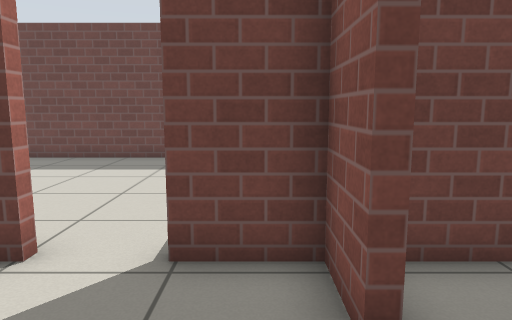
view 1 (above)

18 first-person views from a walk through a world built for the Gazebo simulator. The camera is 0.94 m above the floor, tilts 8° down and sees 70° across. The floor is counted in squares, 0.5 m on a side. Each view is taken from the middle of a square. On the plan, view 1 faces up. The plan holds only what a view shows up to about 18 squares ahead; the rest is blank. The place goes on beyond the plan. Gazebo's built-in surfaces are drawn with simple patterns.

view 2
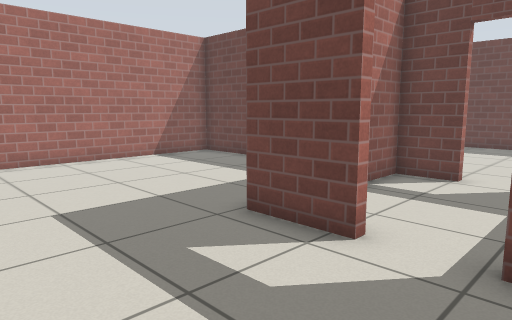

view 3
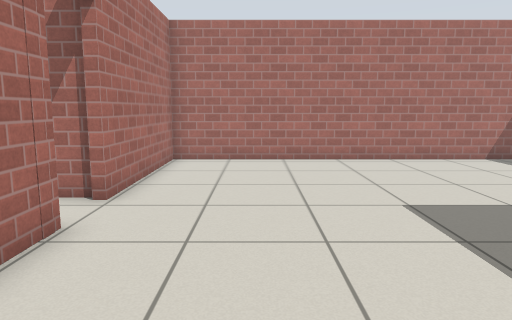

view 4
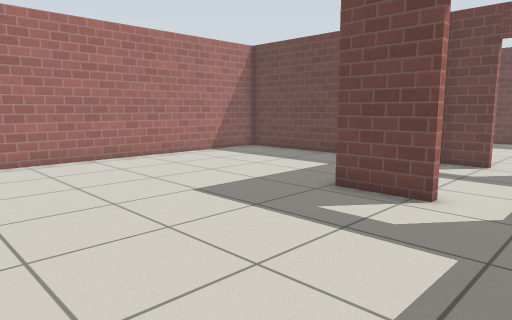

view 5
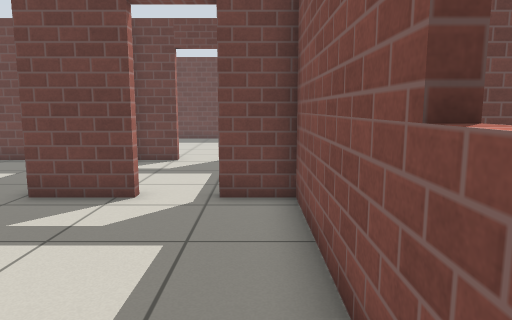

view 6
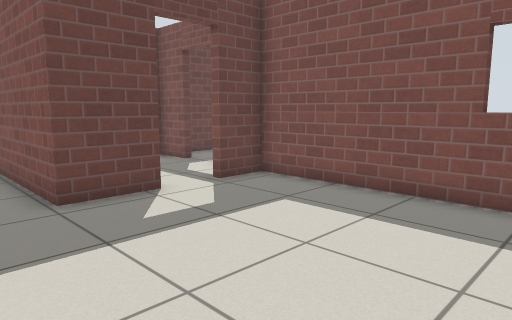

view 7
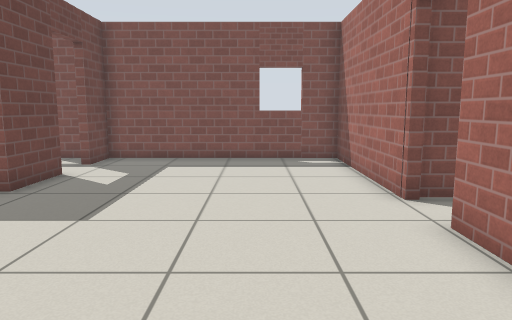

view 8
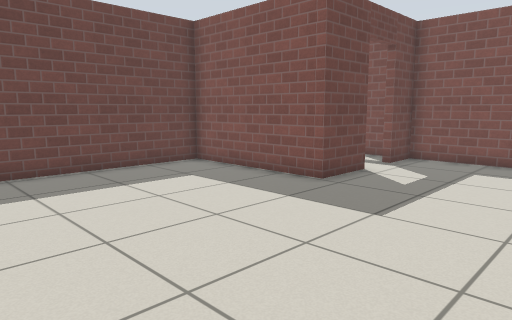

view 9
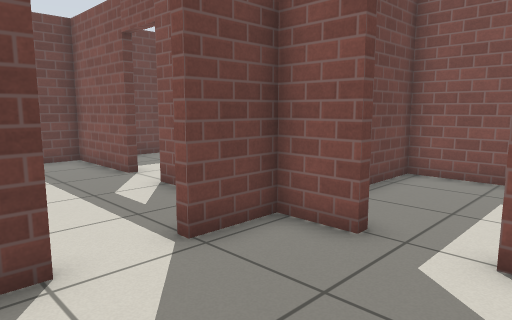

view 10
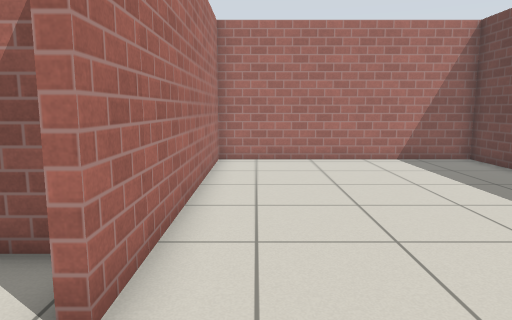

view 11
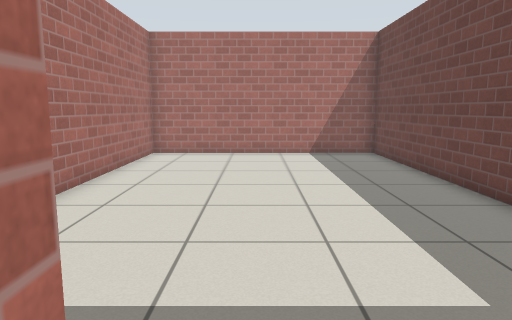

view 12
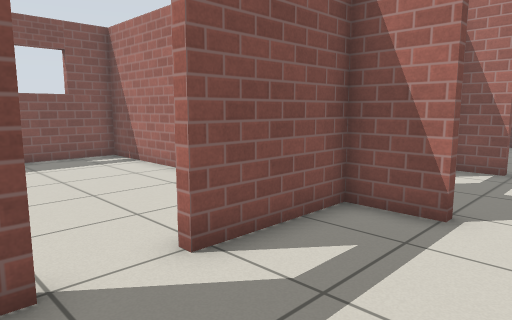

view 13
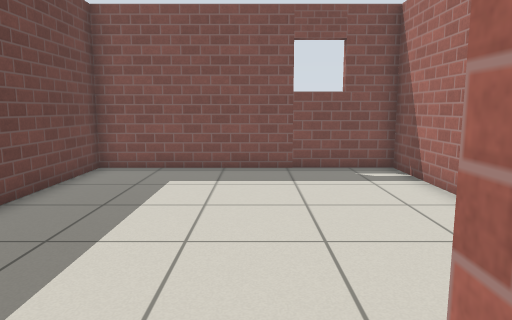

view 14
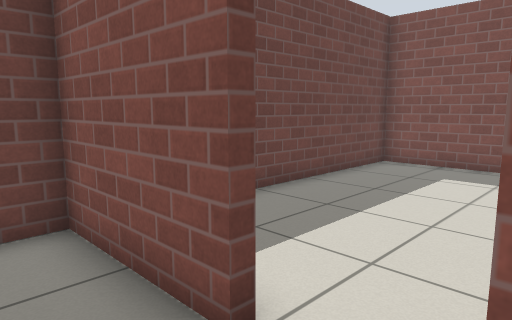

view 15
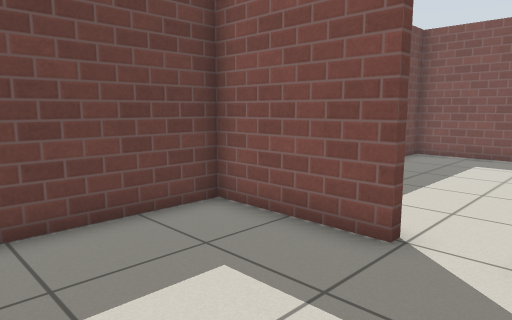

view 16
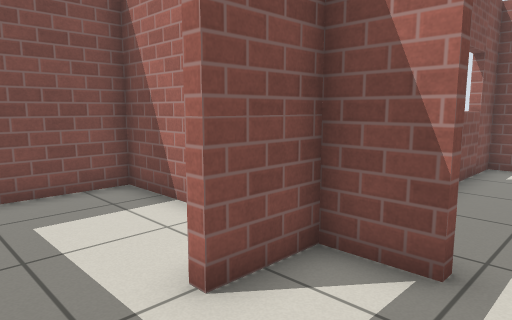

view 17
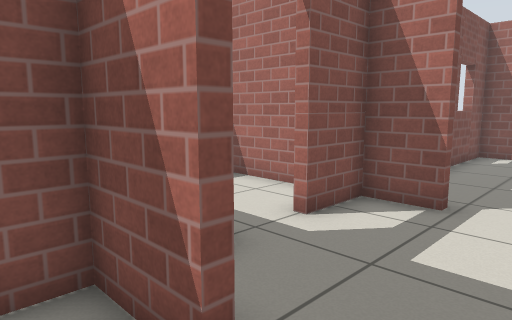

view 18
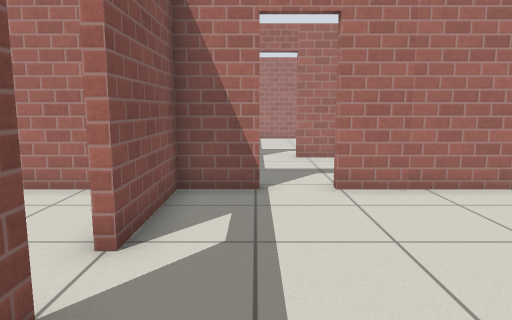

### Floor plan
Ten units are one square. View 1 is at (0, 0); x grows to the right and y downward. Boxes are objects, and circles mark ways between rooms. Rooms are numbered by the first view taken in them; rooms with no view inside come last. Other rooms are left out.
<svg viewBox="-140 -145 261 251">
<path fill="none" stroke="#000" d="M-28 -43 -45 -43 -45 -26M9 -27 9 -43 -11 -43M-8 11 9 11 9 -9M-41 11 -26 11M-26 14 -48 14 -48 -43 -135 -43 -135 101 -74 101M-56 101 9 101 9 14 -8 14M9 -102 9 -140 -135 -140 -135 -46 -29 -46M-11 -46 9 -46 9 -84M70 -46 116 -46 116 -140 30 -140M29 -46 45 -46M26 11 65 11 65 -43 17 -43"/>
<circle cx="-15" cy="10" r="3" fill="#2a7"/>
<circle cx="-20" cy="-42" r="3" fill="#2a7"/>
<circle cx="10" cy="-15" r="3" fill="#2a7"/>
<circle cx="10" cy="-95" r="3" fill="#2a7"/>
<text x="-20" y="-20">1</text>
<text x="-70" y="40">2</text>
<text x="-70" y="-100">3</text>
<text x="60" y="-100">4</text>
<text x="40" y="-20">5</text>
</svg>
Room 1 opens to room 2. Room 1 opens to room 3. Room 1 opens to room 5. Room 3 opens to room 4.

Where each view was taken, in squares from view 1:
view 1: 0 up, 0 right, facing up
view 2: 6 down, 0 right, facing up-left
view 3: 7 down, 0 right, facing left
view 4: 9 down, 0 right, facing up-left
view 5: 9 down, 0 right, facing up
view 6: 9 down, 7 left, facing up-right
view 7: 7 down, 13 left, facing right
view 8: 7 down, 13 left, facing up-right
view 9: 0 up, 4 left, facing up-right
view 10: 6 up, 0 right, facing left
view 11: 9 up, 2 right, facing left
view 12: 11 up, 3 left, facing down-right
view 13: 9 up, 0 right, facing right
view 14: 8 up, 1 left, facing up-right
view 15: 8 up, 4 left, facing up-right
view 16: 3 up, 2 left, facing down-right
view 17: 6 up, 3 left, facing down-right
view 18: 13 up, 1 left, facing down
